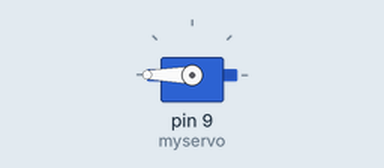
Recording of a sketch running on a simulated Arduino Uno, built with avr-gcc and run on an emulated ATmega328P. On the bench: servo.

Above: at 0.05 s.
At 10.0 s:
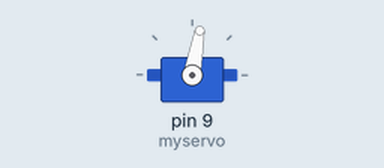
Timing chart, 0 to 13.0 s (numbered marks = the images above):
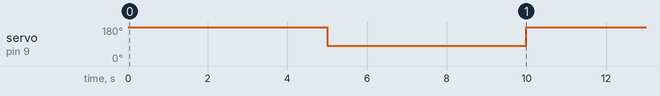

Measured:
- by itself, servo on pin 9 (myservo): alternates 180° for 5.0 s and 80° for 5.0 s

The sketch:

servo.ino
```cpp
#include <Servo.h>
Servo myservo;
int pos =0;

void setup() {
  // put your setup code here, to run once:
myservo.attach(9);
}

void loop() {
  // put your main code here, to run repeatedly:
myservo.write(180);
delay(5000);
myservo.write(80);
delay(5000);
//myservo.write(180);
//delay(5000);
}
```
